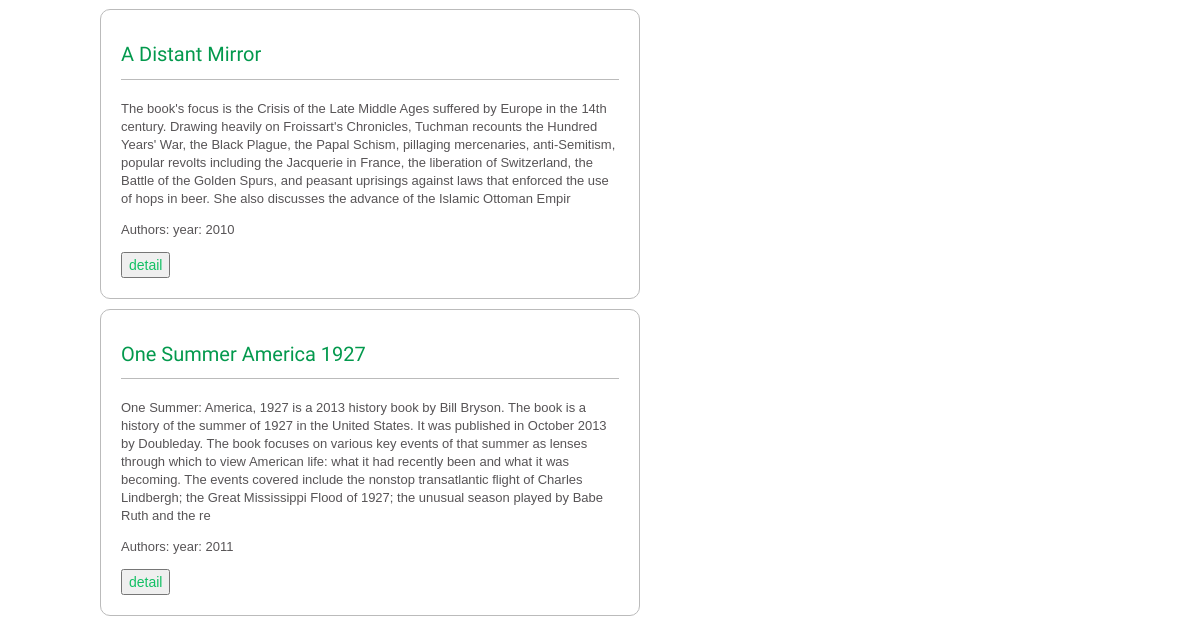
/books/ (lower part), run on an earlier commit of the app's database.
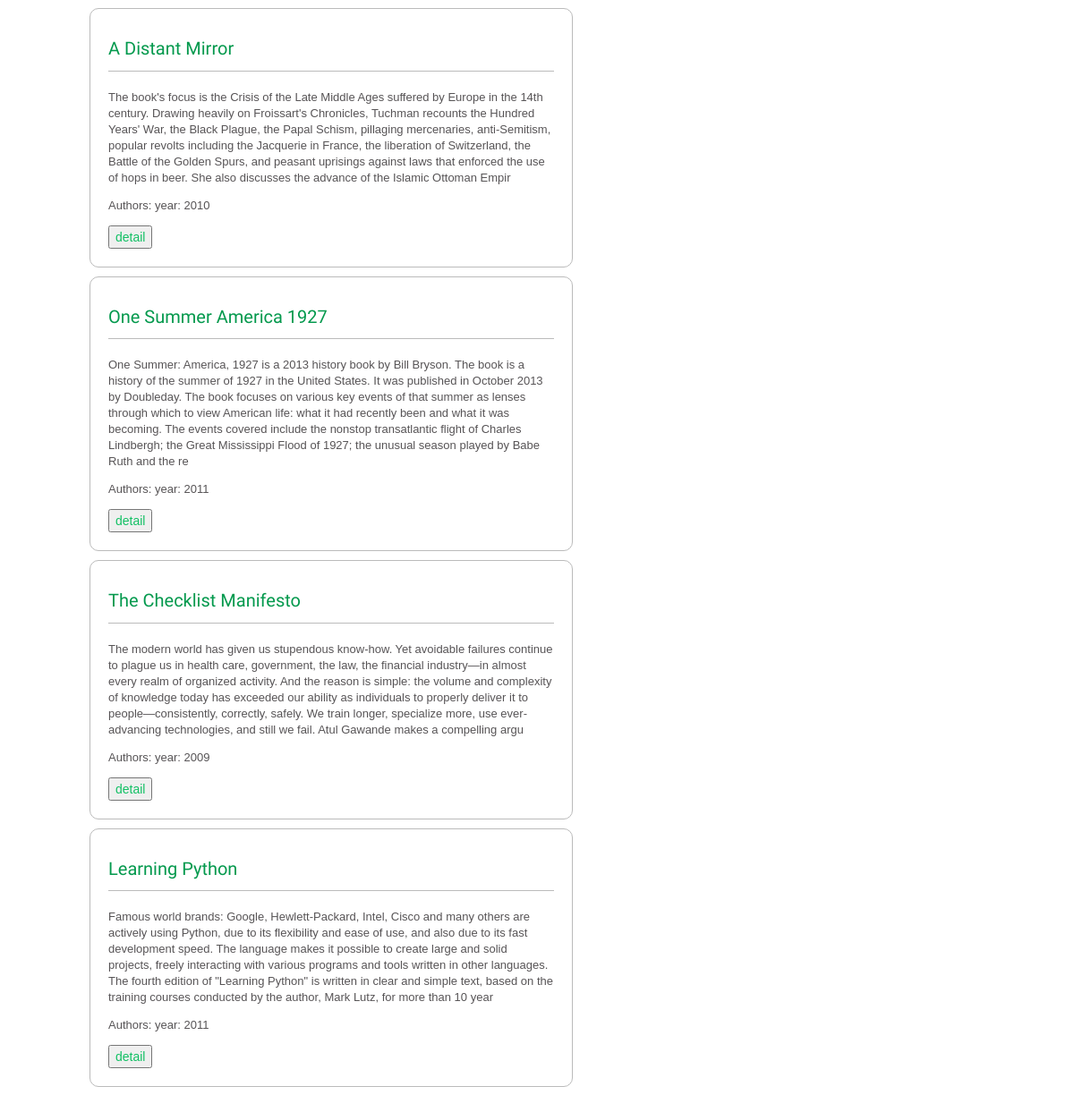
And on a later commit of the database.
### books/models.py (models this page shows, shortened)
class Book(models.Model):
    title = models.CharField(max_length=48)
    slug = models.SlugField(max_length=250,
                            blank=True)
    description = models.TextField(max_length=500)
    year = models.IntegerField()
    image = models.ImageField(blank=True,
                              null=True,
                              upload_to='image/')
    preview_image = models.ImageField(blank=True,
                                      null=True,
                                      upload_to='preview/')
    author = models.ManyToManyField(Author)
    category = models.ForeignKey(Category)
    def get_absolute_url(self):
        return reverse('books:book_detail',
                       args=[self.slug])

### books/views.py (the view)
class BookListView(ListView):
    template_name = 'list_book.html'
    model = Book
    context_object_name = 'books'
    def get_context_data(self, **kwargs):
        context = super(BookListView, self).get_context_data(**kwargs)
        context['section'] = 'books'
        return context

### books/templates/list_book.html (shortened to what this page needs)
{% extends 'base.html' %}
{% block content %}
    {% for book in books%}
        <div class="book">
            <h1>{{book.title}}</h1>
            <p>{{book.description}}</p>
            <p>Authors: {{book.author.first_name}} year: {{book.year}}</p>
            <a href="{{ book.get_absolute_url }}">
                <button class="book-btn">detail</button>
            </a>
            <br>
        </div>
    {% endfor %}
{% endblock %}

What changed in the data, as far as the page shows it:
added Book: title "The Checklist Manifesto", description "The modern world has given us stupendous know-how. Yet avoidable failures continue to plague us in health care, government, the law, the financial industry—in almost every realm of organized activity. And the reason is simple: the volume and complexity of knowledge today has exceeded our ability as individuals to properly deliver it to people—consistently, correctly, safely. We train longer, specialize more, use ever-advancing technologies, and still we fail. Atul Gawande makes a compelling argu", year "2009"
added Book: title "Learning Python", description "Famous world brands: Google, Hewlett-Packard, Intel, Cisco and many others are actively using Python, due to its flexibility and ease of use, and also due to its fast development speed. The language makes it possible to create large and solid projects, freely interacting with various programs and tools written in other languages. The fourth edition of \"Learning Python\" is written in clear and simple text, based on the training courses conducted by the author, Mark Lutz, for more than 10 year", year "2011"
